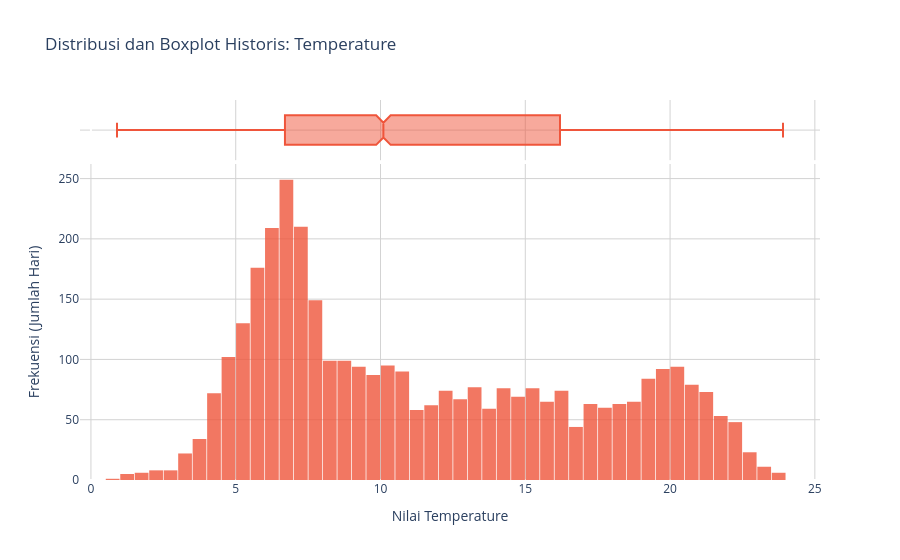
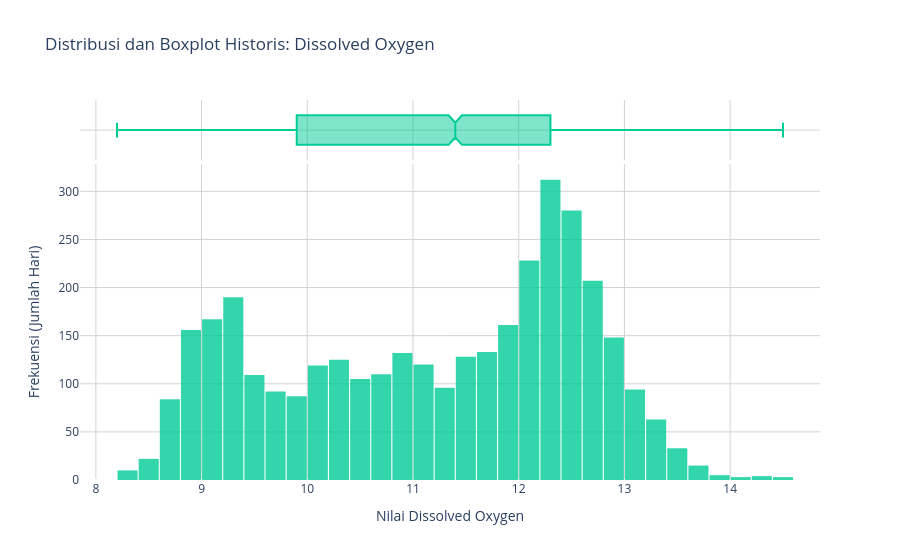
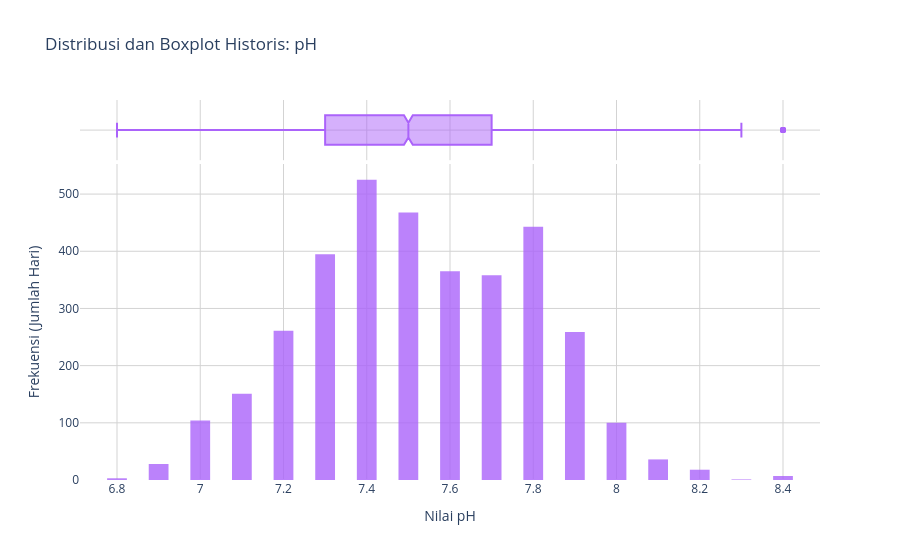
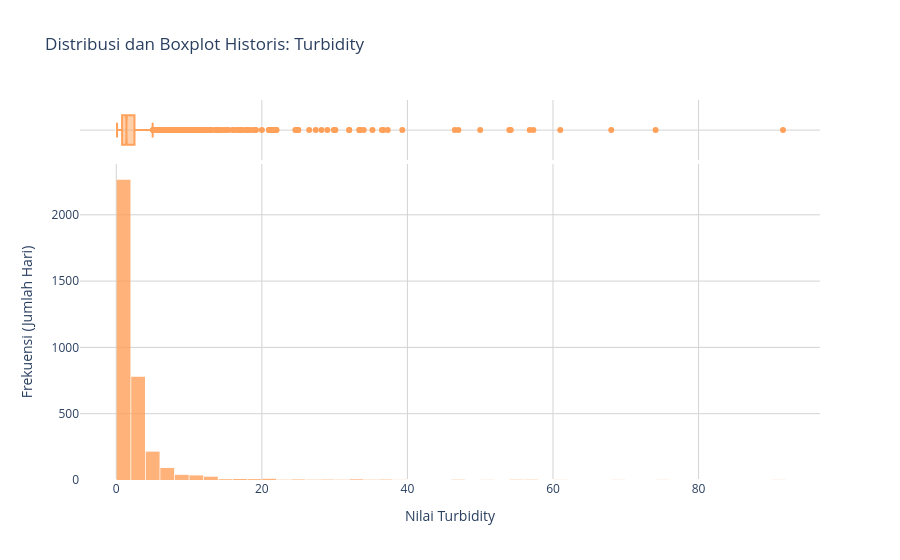

The notebook cell saved with these charts, in order:
### Markdown cell above
### Step 3.C - Distribusi Tiap Parameter

Histogram + boxplot untuk melihat skewness, ekor distribusi, dan keberadaan outlier alami pada setiap parameter.

### Code cell
def plot_distribution(df, column, color):
    fig = px.histogram(
        df, x=column, marginal="box",
        title=f"Distribusi dan Boxplot Historis: {column}",
        color_discrete_sequence=[color],
        opacity=0.8, nbins=50,
    )
    fig.update_layout(
        xaxis_title=f"Nilai {column}",
        yaxis_title="Frekuensi (Jumlah Hari)",
        bargap=0.05, plot_bgcolor='white',
    )
    fig.update_xaxes(showgrid=True, gridwidth=1, gridcolor='LightGray')
    fig.update_yaxes(showgrid=True, gridwidth=1, gridcolor='LightGray')
    fig.show()

plot_distribution(df, 'Temperature',      '#EF553B')
plot_distribution(df, 'Dissolved Oxygen', '#00CC96')
plot_distribution(df, 'pH',               '#AB63FA')
plot_distribution(df, 'Turbidity',        '#FFA15A')

### Figure 1 — Plotly figure (JSON) as saved in the notebook; plotly's stock layout.template omitted (floating-point values rounded to 4 significant figures; data arrays with more than 128 entries replaced by an {"elided": "..."} marker saying what was removed)
{"data": [{"bingroup": "x", "hovertemplate": "Temperature=%{x}<br>count=%{y}<extra></extra>", "legendgroup": "", "marker": {"color": "#EF553B", "opacity": 0.8, "pattern": {"shape": ""}}, "name": "", "nbinsx": 50, "orientation": "v", "showlegend": false, "type": "histogram", "x": {"elided": "3652 float values"}, "xaxis": "x", "yaxis": "y"}, {"hovertemplate": "Temperature=%{x}<extra></extra>", "legendgroup": "", "marker": {"color": "#EF553B"}, "name": "", "notched": true, "showlegend": false, "type": "box", "x": {"elided": "3652 float values"}, "xaxis": "x2", "yaxis": "y2"}], "layout": {"bargap": 0.05, "barmode": "relative", "legend": {"tracegroupgap": 0}, "plot_bgcolor": "white", "title": {"text": "Distribusi dan Boxplot Historis: Temperature"}, "xaxis": {"anchor": "y", "domain": [0, 1], "gridcolor": "LightGray", "gridwidth": 1, "showgrid": true, "title": {"text": "Nilai Temperature"}}, "xaxis2": {"anchor": "y2", "domain": [0, 1], "gridcolor": "LightGray", "gridwidth": 1, "matches": "x", "showgrid": true, "showticklabels": false}, "yaxis": {"anchor": "x", "domain": [0, 0.8316], "gridcolor": "LightGray", "gridwidth": 1, "showgrid": true, "title": {"text": "Frekuensi (Jumlah Hari)"}}, "yaxis2": {"anchor": "x2", "domain": [0.8416, 1], "gridcolor": "LightGray", "gridwidth": 1, "matches": "y2", "showgrid": true, "showline": false, "showticklabels": false, "ticks": ""}}}

### Figure 2 — Plotly figure (JSON) as saved in the notebook; plotly's stock layout.template omitted (floating-point values rounded to 4 significant figures; data arrays with more than 128 entries replaced by an {"elided": "..."} marker saying what was removed)
{"data": [{"bingroup": "x", "hovertemplate": "Dissolved Oxygen=%{x}<br>count=%{y}<extra></extra>", "legendgroup": "", "marker": {"color": "#00CC96", "opacity": 0.8, "pattern": {"shape": ""}}, "name": "", "nbinsx": 50, "orientation": "v", "showlegend": false, "type": "histogram", "x": {"elided": "3652 float values"}, "xaxis": "x", "yaxis": "y"}, {"hovertemplate": "Dissolved Oxygen=%{x}<extra></extra>", "legendgroup": "", "marker": {"color": "#00CC96"}, "name": "", "notched": true, "showlegend": false, "type": "box", "x": {"elided": "3652 float values"}, "xaxis": "x2", "yaxis": "y2"}], "layout": {"bargap": 0.05, "barmode": "relative", "legend": {"tracegroupgap": 0}, "plot_bgcolor": "white", "title": {"text": "Distribusi dan Boxplot Historis: Dissolved Oxygen"}, "xaxis": {"anchor": "y", "domain": [0, 1], "gridcolor": "LightGray", "gridwidth": 1, "showgrid": true, "title": {"text": "Nilai Dissolved Oxygen"}}, "xaxis2": {"anchor": "y2", "domain": [0, 1], "gridcolor": "LightGray", "gridwidth": 1, "matches": "x", "showgrid": true, "showticklabels": false}, "yaxis": {"anchor": "x", "domain": [0, 0.8316], "gridcolor": "LightGray", "gridwidth": 1, "showgrid": true, "title": {"text": "Frekuensi (Jumlah Hari)"}}, "yaxis2": {"anchor": "x2", "domain": [0.8416, 1], "gridcolor": "LightGray", "gridwidth": 1, "matches": "y2", "showgrid": true, "showline": false, "showticklabels": false, "ticks": ""}}}

### Figure 3 — Plotly figure (JSON) as saved in the notebook; plotly's stock layout.template omitted (floating-point values rounded to 4 significant figures; data arrays with more than 128 entries replaced by an {"elided": "..."} marker saying what was removed)
{"data": [{"bingroup": "x", "hovertemplate": "pH=%{x}<br>count=%{y}<extra></extra>", "legendgroup": "", "marker": {"color": "#AB63FA", "opacity": 0.8, "pattern": {"shape": ""}}, "name": "", "nbinsx": 50, "orientation": "v", "showlegend": false, "type": "histogram", "x": {"elided": "3652 float values"}, "xaxis": "x", "yaxis": "y"}, {"hovertemplate": "pH=%{x}<extra></extra>", "legendgroup": "", "marker": {"color": "#AB63FA"}, "name": "", "notched": true, "showlegend": false, "type": "box", "x": {"elided": "3652 float values"}, "xaxis": "x2", "yaxis": "y2"}], "layout": {"bargap": 0.05, "barmode": "relative", "legend": {"tracegroupgap": 0}, "plot_bgcolor": "white", "title": {"text": "Distribusi dan Boxplot Historis: pH"}, "xaxis": {"anchor": "y", "domain": [0, 1], "gridcolor": "LightGray", "gridwidth": 1, "showgrid": true, "title": {"text": "Nilai pH"}}, "xaxis2": {"anchor": "y2", "domain": [0, 1], "gridcolor": "LightGray", "gridwidth": 1, "matches": "x", "showgrid": true, "showticklabels": false}, "yaxis": {"anchor": "x", "domain": [0, 0.8316], "gridcolor": "LightGray", "gridwidth": 1, "showgrid": true, "title": {"text": "Frekuensi (Jumlah Hari)"}}, "yaxis2": {"anchor": "x2", "domain": [0.8416, 1], "gridcolor": "LightGray", "gridwidth": 1, "matches": "y2", "showgrid": true, "showline": false, "showticklabels": false, "ticks": ""}}}

### Figure 4 — Plotly figure (JSON) as saved in the notebook; plotly's stock layout.template omitted (floating-point values rounded to 4 significant figures; data arrays with more than 128 entries replaced by an {"elided": "..."} marker saying what was removed)
{"data": [{"bingroup": "x", "hovertemplate": "Turbidity=%{x}<br>count=%{y}<extra></extra>", "legendgroup": "", "marker": {"color": "#FFA15A", "opacity": 0.8, "pattern": {"shape": ""}}, "name": "", "nbinsx": 50, "orientation": "v", "showlegend": false, "type": "histogram", "x": {"elided": "3652 float values"}, "xaxis": "x", "yaxis": "y"}, {"hovertemplate": "Turbidity=%{x}<extra></extra>", "legendgroup": "", "marker": {"color": "#FFA15A"}, "name": "", "notched": true, "showlegend": false, "type": "box", "x": {"elided": "3652 float values"}, "xaxis": "x2", "yaxis": "y2"}], "layout": {"bargap": 0.05, "barmode": "relative", "legend": {"tracegroupgap": 0}, "plot_bgcolor": "white", "title": {"text": "Distribusi dan Boxplot Historis: Turbidity"}, "xaxis": {"anchor": "y", "domain": [0, 1], "gridcolor": "LightGray", "gridwidth": 1, "showgrid": true, "title": {"text": "Nilai Turbidity"}}, "xaxis2": {"anchor": "y2", "domain": [0, 1], "gridcolor": "LightGray", "gridwidth": 1, "matches": "x", "showgrid": true, "showticklabels": false}, "yaxis": {"anchor": "x", "domain": [0, 0.8316], "gridcolor": "LightGray", "gridwidth": 1, "showgrid": true, "title": {"text": "Frekuensi (Jumlah Hari)"}}, "yaxis2": {"anchor": "x2", "domain": [0.8416, 1], "gridcolor": "LightGray", "gridwidth": 1, "matches": "y2", "showgrid": true, "showline": false, "showticklabels": false, "ticks": ""}}}
